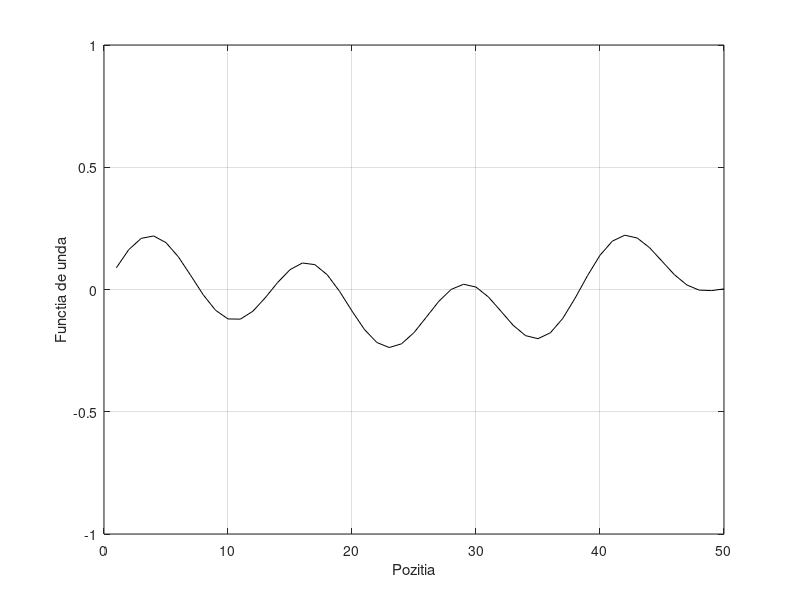

Recreate this plot in MATLAB.
% Necula Bianca 315CA Tema 3
clear; close all; clc;
M=0.1; % masa unui oscilator
K=1000; % constanta elastica 
P=500; % numarul momentelor din discretizarea timpului
N=50; % numarul oscilatorilor (numarul elementelor de pozitie)
L=1; % lungimea sirului de oscilatori
m=M*ones(1,N);
k=K*ones(1,N);
t0=0;
A=1; % amplitudinea
T0=2*pi*sqrt(M/K); % perioada proprie 
tf=10*T0; %timpul final
t=linspace(t0,tf,P) % discretizarea timpului
dt=t(2)-t(1); % pasul de timp
eta_trecut=zeros(1,N); 
eta_prezent=zeros(1,N); 
eta_prezent(t<T0)=A*sin(8*pi*t(t<T0)/T0); % eta inittial la momentul 1 de timp 
eta_viitor=zeros(1,N); 
u=zeros(1,N); %viteza initiala
u(t<T0)=2*pi*t(t<T0)*A.*cos(2*pi*t(t<T0)/T0) % viteza initiala este derivata lui eta initial in functie de timp
eta_s=zeros(1,P); 
eta_d=zeros(1,P); 
dx=L./N; % distanta dintre doi oscilatori
figure(1);
for i=2:P-1 % ciclul temporal
    hold off;
    plot(1:N,eta_prezent,'-k'); hold on;
    xlabel('Pozitia'); ylabel('Functia de unda'); grid; 
    axis([0 N -A +A]);
    Film(i)=getframe;
    eta_s(1)=dx; % eta la capatul din stanga
    eta_d(N)=L-dx; %eta la capatul din dreapta
    for j=2:N-1
        eta_viitor(j)=eta_prezent(j)+u(j)*dt+dt^2/m(j)*...
        (k(j)*(eta_prezent(j+1)-eta_prezent(j))+k(j-1)*(eta_prezent(j-1)-eta_prezent(j)));
    end;
    eta_viitor(1)=eta_prezent(1)+u(1)*dt+dt^2/m(1)*...
        (k(1)*(eta_prezent(2)-eta_prezent(1))+K*(eta_s(i)-eta_prezent(1)));
    eta_viitor(N)=eta_prezent(N)+u(N)*dt+dt^2/m(N)*...
        (k(N)*(eta_d(i)-eta_prezent(N))+k(N-1)*(eta_prezent(N-1)-eta_prezent(N)));
    eta_trecut=eta_prezent; eta_prezent=eta_viitor; 
    % am modificat in relatii (eta_prezent(j) - eta_trecut(j))/dt ca fiind derivata lui eta, adica viteza
    
end;